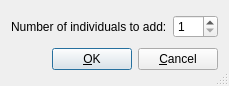
<?xml version="1.0" encoding="UTF-8"?>
<ui version="4.0" stdsetdef="1">
  <author></author>
  <comment></comment>
  <exportmacro></exportmacro>
  <class>MT_AddIndividualsWidgetBase</class>
  <widget class="QDialog" name="MT_AddIndividualsWidgetBase">
    <property name="geometry">
      <rect>
        <x>0</x>
        <y>0</y>
        <width>229</width>
        <height>86</height>
      </rect>
    </property>
    <property name="windowTitle">
      <string>Add Individuals</string>
    </property>
    <property name="sizeGripEnabled">
      <bool>true</bool>
    </property>
    <layout class="QGridLayout">
      <property name="margin">
        <number>11</number>
      </property>
      <property name="spacing">
        <number>6</number>
      </property>
      <item row="0" column="0">
        <widget class="QLabel" name="TextLabel1">
          <property name="text">
            <string>Number of individuals to add:</string>
          </property>
          <property name="wordWrap">
            <bool>false</bool>
          </property>
        </widget>
      </item>
      <item row="0" column="1">
        <widget class="QSpinBox" name="spinboxNumber">
          <property name="minimum">
            <number>1</number>
          </property>
          <property name="value">
            <number>1</number>
          </property>
        </widget>
      </item>
      <item row="1" column="0" rowspan="1" colspan="2">
        <layout class="QHBoxLayout">
          <property name="margin">
            <number>0</number>
          </property>
          <property name="spacing">
            <number>6</number>
          </property>
          <item>
            <spacer name="Horizontal Spacing2">
              <property name="sizeHint">
                <size>
                  <width>20</width>
                  <height>20</height>
                </size>
              </property>
              <property name="sizeType">
                <enum>QSizePolicy::Expanding</enum>
              </property>
              <property name="orientation">
                <enum>Qt::Horizontal</enum>
              </property>
            </spacer>
          </item>
          <item>
            <widget class="QPushButton" name="buttonOk">
              <property name="windowTitle">
                <string/>
              </property>
              <property name="text">
                <string>&amp;OK</string>
              </property>
              <property name="autoDefault">
                <bool>true</bool>
              </property>
              <property name="default">
                <bool>true</bool>
              </property>
            </widget>
          </item>
          <item>
            <widget class="QPushButton" name="buttonCancel">
              <property name="text">
                <string>&amp;Cancel</string>
              </property>
              <property name="autoDefault">
                <bool>true</bool>
              </property>
            </widget>
          </item>
        </layout>
      </item>
    </layout>
  </widget>
  <connections>
    <connection>
      <sender>buttonOk</sender>
      <signal>clicked()</signal>
      <receiver>MT_AddIndividualsWidgetBase</receiver>
      <slot>accept()</slot>
    </connection>
    <connection>
      <sender>buttonCancel</sender>
      <signal>clicked()</signal>
      <receiver>MT_AddIndividualsWidgetBase</receiver>
      <slot>reject()</slot>
    </connection>
  </connections>
</ui>
